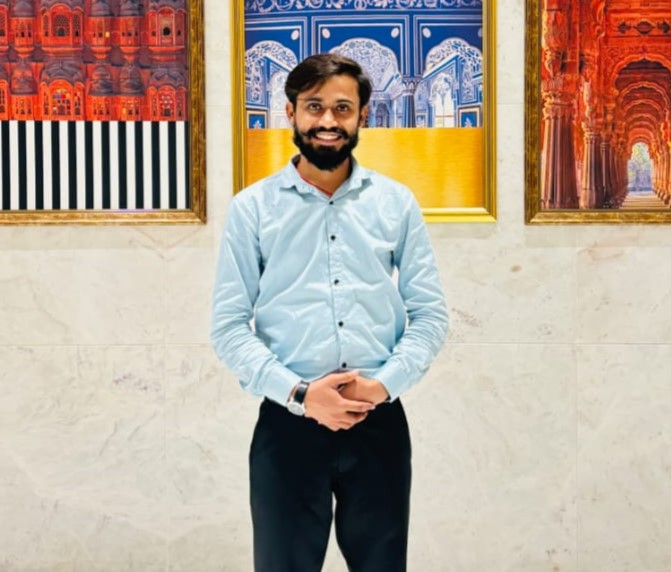
#> input picture foto.jpg, 671 x 572 px
$ jupyter execute image_analysis_research.ipynb
#> lines starting #> are read from the running program, lines starting #| are printed output that depends on the picture
[cell 1]
import cv2 as cv
from PIL import Image
import numpy as np
import matplotlib.pyplot as plt

[cell 2]
img = Image.open('foto.jpg')
#> img is the input picture: PIL image 671x572 RGB; mean R, G, B 181.7, 165.1, 150.8
img

[cell 3]
img_arr = np.array(img)

[cell 4]
img_arr.shape
#> Out = (572, 671, 3)

[cell 5]
plt.imshow(img_arr)
plt.title('RGB image')
plt.axis('off')
plt.show()

[cell 6]
red_channel = img_arr[:, :, 0]
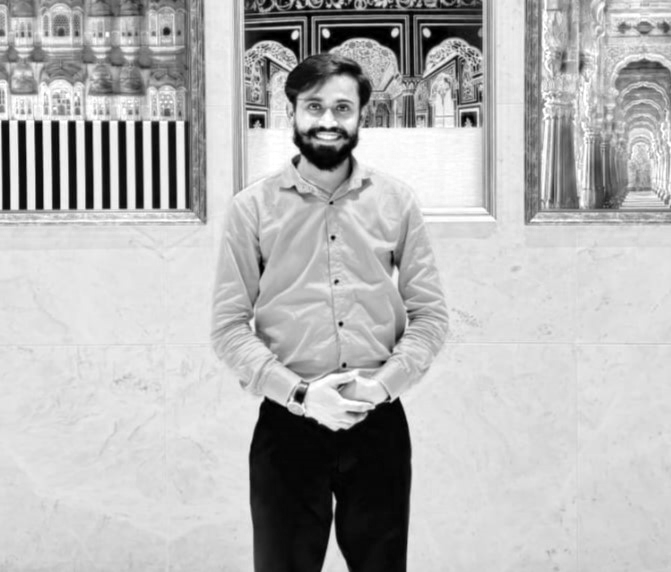
#> red_channel: shape (572, 671); min 0, max 255, mean 181.7
green_channel = img_arr[:, :, 1]
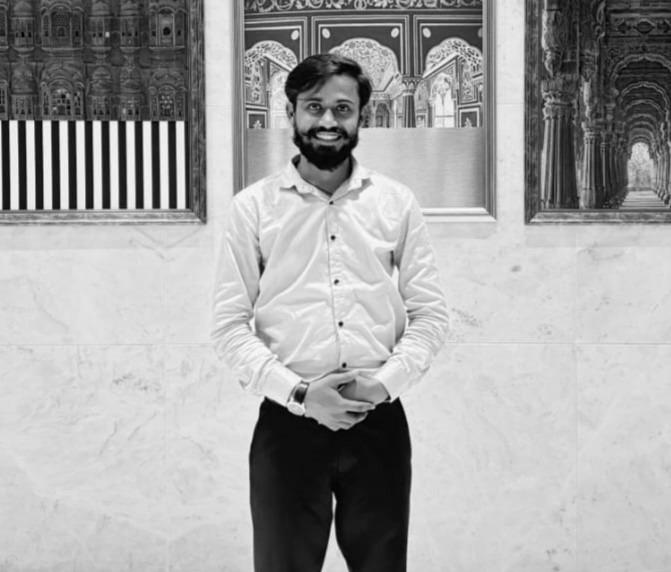
#> green_channel: shape (572, 671); min 0, max 250, mean 165.1
blue_channel = img_arr[:, :, 2]
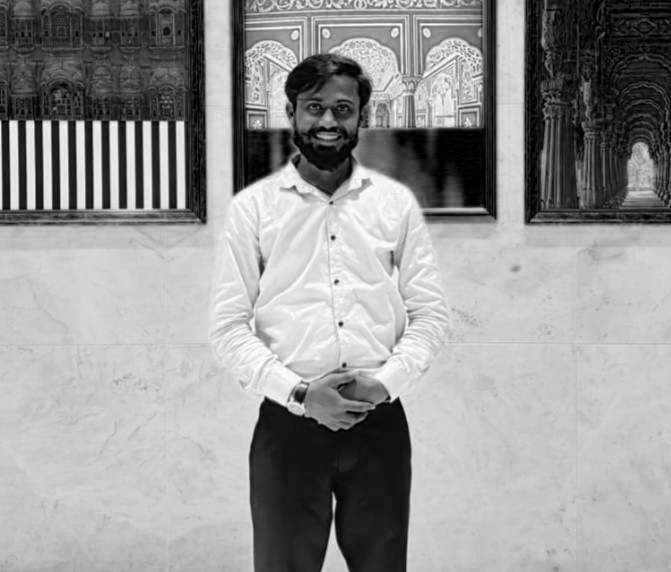
#> blue_channel: shape (572, 671); min 0, max 255, mean 150.8

[cell 7]
img_arr[0].shape
#> Out = (671, 3)

[cell 8]
red_channel.shape
#> Out = (572, 671)

[cell 9]
zeros = np.zeros_like(blue_channel)

[cell 10]
# img_arr

[cell 11]
# Convert BGR to RGB
img_rgb = cv.cvtColor(img_arr, cv.COLOR_BGR2RGB)
